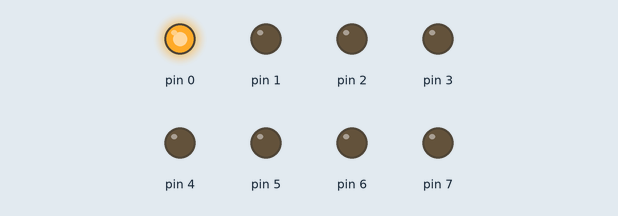
Recording of a sketch running on a simulated Arduino Uno, built with avr-gcc and run on an emulated ATmega328P. Shown: output pins drawn as LEDs (lit = HIGH).

Above: at 0.05 s.
At 0.35 s:
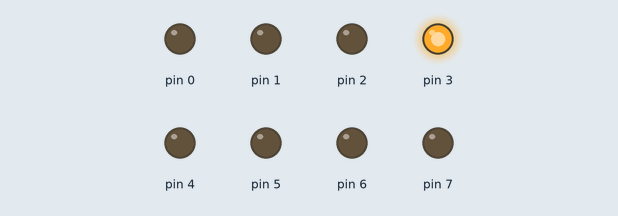
At 0.75 s:
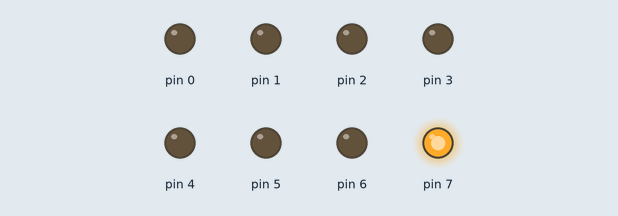
At 1.45 s:
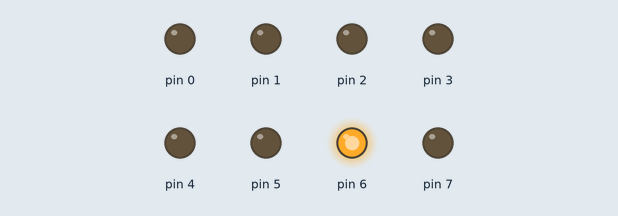
At 2.15 s:
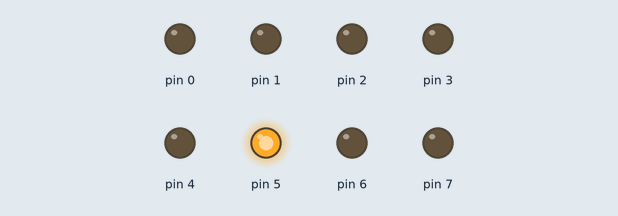
At 2.85 s:
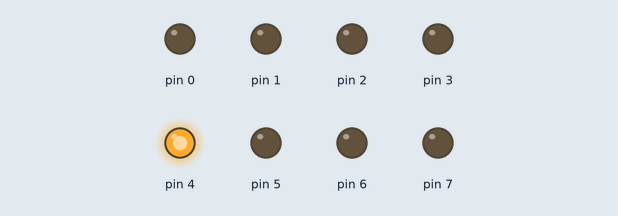
Timing chart, 0 to 3.1 s (numbered marks = the images above):
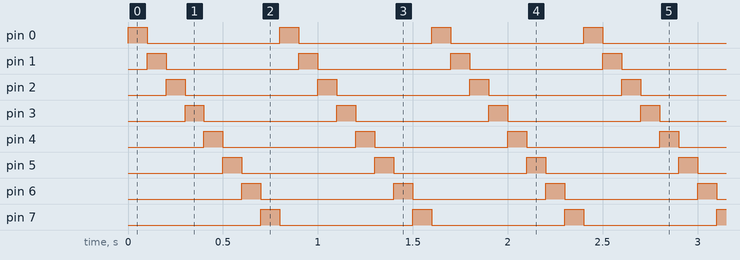

Measured:
- by itself, pin 0–7: alternates HIGH for 0.10 s and LOW for 0.70 s
- by itself, everything shown: repeats every 0.80 s, in 8 steps

The sketch:

Chaser_LED_profile.ino
```cpp
// #include <stdint.h>
// #include <avr/pgmspace.h> // PROGMEM 需要的標頭，有時預設已經 include
#include "profile.h"
void setup() {
  for(uint8_t i = 0; i < MX; i++) {
    pinMode(i, OUTPUT);
  }
}
const uint8_t ledPatterns[] PROGMEM = {LED_PATTERN0, LED_PATTERN1, LED_PATTERN2, LED_PATTERN3, LED_PATTERN4, LED_PATTERN5, LED_PATTERN6, LED_PATTERN7};
void displayLED(uint8_t x) {
  for(uint8_t j = 0; j < 8; j++) {
    digitalWrite(j, (x >> j) & 0x01);
  }
}
void loop() {
  for(uint8_t i = 0; i < ARRSIZE; i++) {
    displayLED(pgm_read_byte(&ledPatterns[i]));
    delay(TIME_INTERVAL);
  }
}
//使用 962 bytes
// 9 bytes
```

profile.h
```cpp
#ifndef _PROFILE_H
#define _PROFILE_H

#define MX 8
#define ARRSIZE 8
#define TIME_INTERVAL 100

const byte LED_PATTERN0 = 0x01;
const byte LED_PATTERN1 = 0x02;
const byte LED_PATTERN2 = 0x04;
const byte LED_PATTERN3 = 0x08;
const byte LED_PATTERN4 = 0x10;
const byte LED_PATTERN5 = 0x20;
const byte LED_PATTERN6 = 0x40;
const byte LED_PATTERN7 = 0x80;
#endif
```
